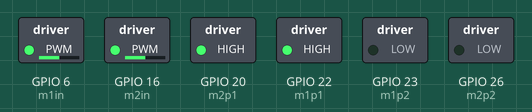
A program run on a simulated Raspberry Pi (BCM pin numbers). Parts: switched loads named in the program (green lamp = pin HIGH). What the program prints to the terminal is not drawn.

Above: at 0.1 s.
Timing chart, 0 to 1.6 s (numbered marks = the images above):
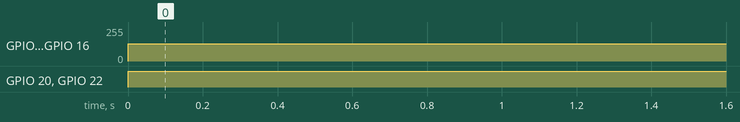

The program:

line_sensor.py
```python
from RPi import GPIO
from time import sleep

GPIO.setmode(GPIO.BCM)

left_sensor = 14
right_sensor = 15

m1p1=22;m1p2=23;m1in = 6
m2p1=20;m2p2=26;m2in = 16

GPIO.setup(m1p1,GPIO.OUT)
GPIO.setup(m1p2,GPIO.OUT)
GPIO.setup(m1in,GPIO.OUT)

GPIO.setup(m2p1,GPIO.OUT)
GPIO.setup(m2p2,GPIO.OUT)
GPIO.setup(m2in,GPIO.OUT)

GPIO.setup(left_sensor, GPIO.IN)
GPIO.setup(right_sensor, GPIO.IN)

m1=GPIO.PWM(m1in,1000)
m2=GPIO.PWM(m2in,1000)
m1.start(60)
m2.start(60)

mode = 'N'

def runstraight():
	global mode
	GPIO.output(m1p1,GPIO.HIGH)
	GPIO.output(m1p2,GPIO.LOW)
	GPIO.output(m2p1,GPIO.HIGH)
	GPIO.output(m2p2,GPIO.LOW)
	m1.ChangeDutyCycle(50)
	m2.ChangeDutyCycle(50)
	mode = 'S'


def moveright():
	global mode
	m2.ChangeDutyCycle(0)
	m1.ChangeDutyCycle(40)
	mode = 'R'


def moveleft():
	global mode
	m1.ChangeDutyCycle(0)
	m2.ChangeDutyCycle(40)
	mode = 'L'


try:
	while True:
		if GPIO.input(left_sensor):
			print("Robot is straying off to the left, move right captain!")
			moveleft()
		elif GPIO.input(right_sensor):
			print("Robot is straying off to the right, move left captain!")
			moveright()
		else:
			print("Following the line!")
			if not mode=='S':runstraight()
		#sleep(0.2)
except:
	GPIO.cleanup()
```

Measured:
- by itself, GPIO 6 (m1in), GPIO 16 (m2in): 0/255 → 128/255 at 0.00 s
- by itself, GPIO 20 (m2p1), GPIO 22 (m1p1): LOW → HIGH at 0.00 s
